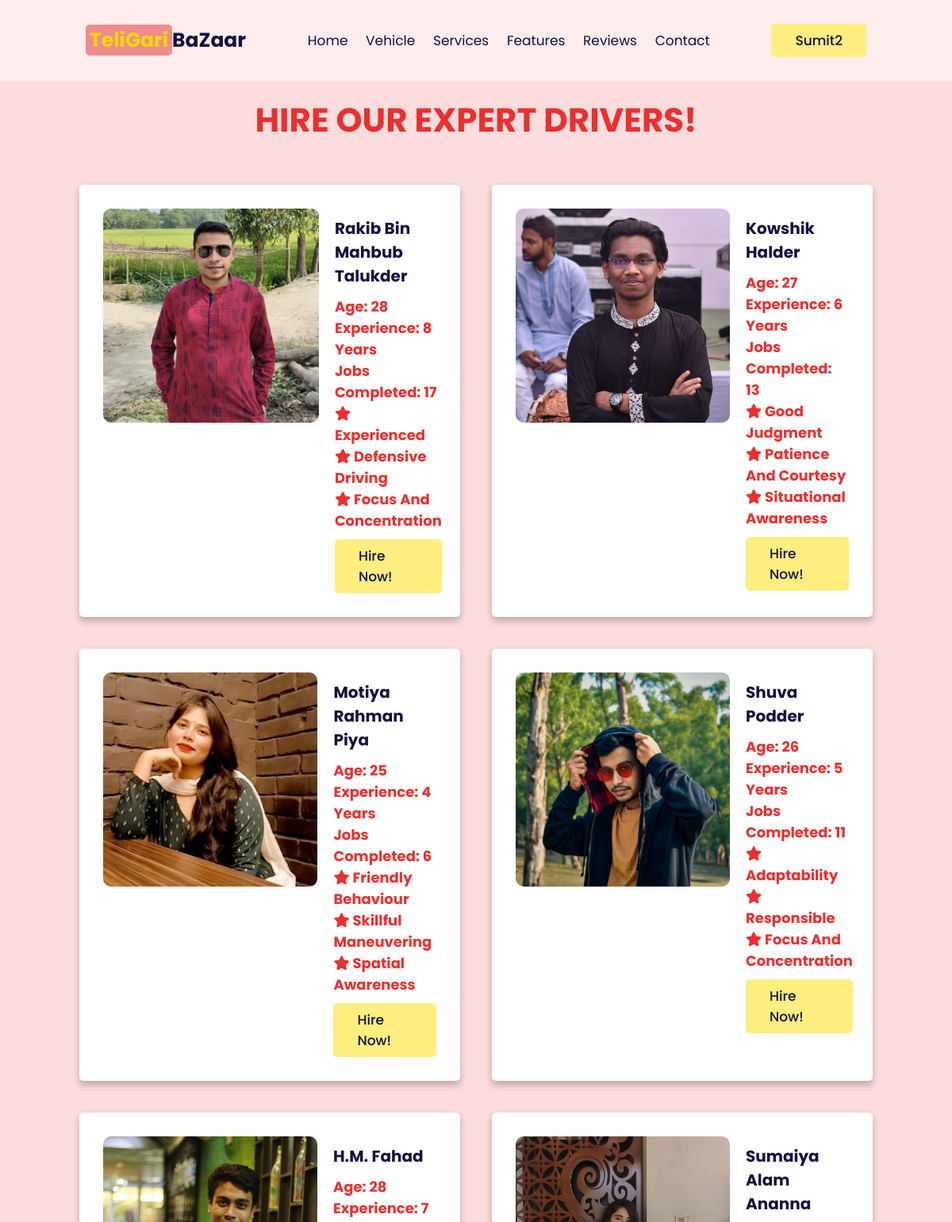
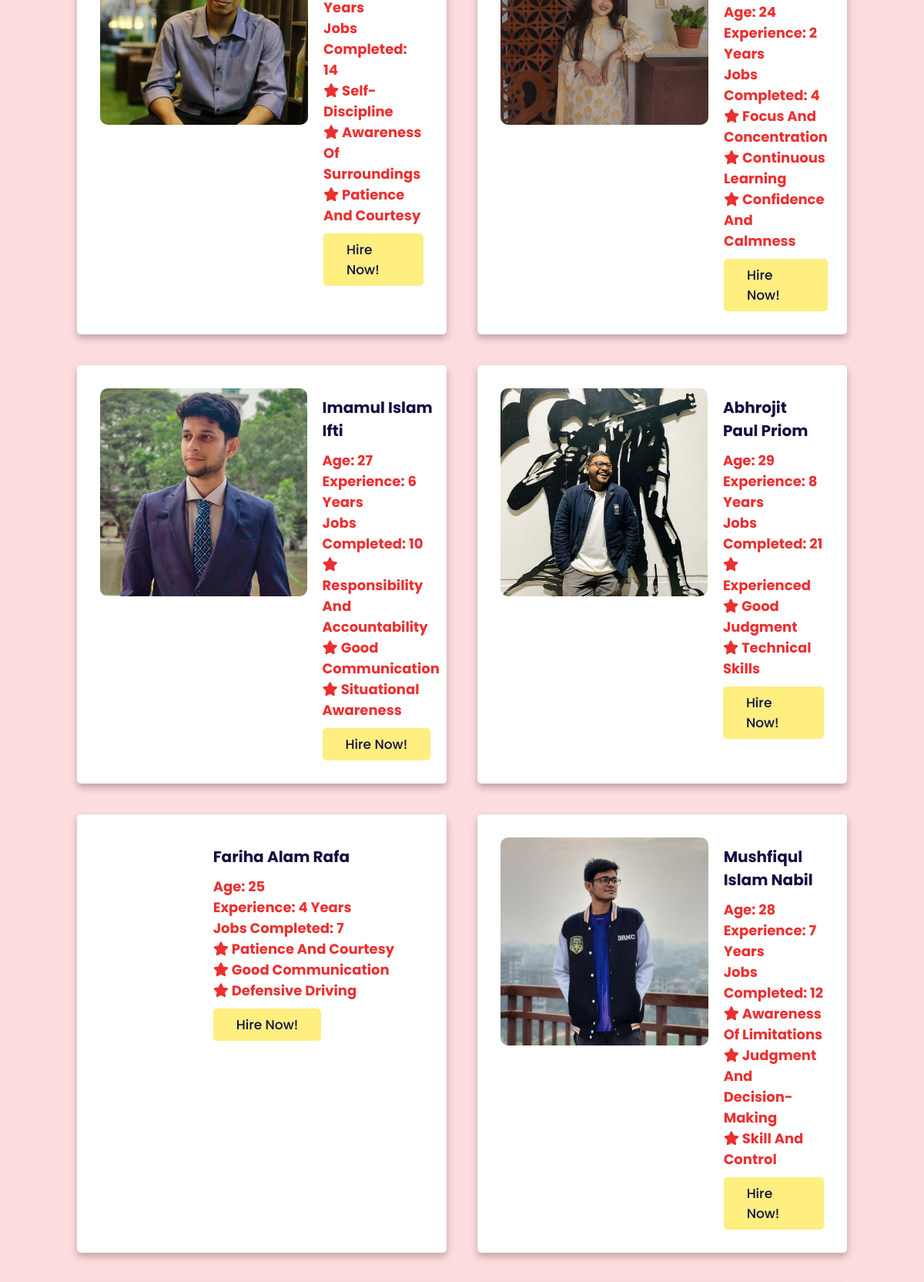
Screenshot of /drivers_user.php (signed in, upper part) with the database file from the repository (2 pictures, top to bottom).
### tables this page shows
CREATE TABLE `drivers` (
  `name` varchar(255) NOT NULL,
  `age` int(11) NOT NULL,
  `experience` varchar(32) NOT NULL,
  `jobs` int(11) NOT NULL,
  `quality1` varchar(255) NOT NULL,
  `quality2` varchar(255) NOT NULL,
  `quality3` varchar(255) NOT NULL,
  `image` varchar(32) NOT NULL
);

### drivers_user.php (the view, shortened to what this page needs)
<?php
@include 'config.php';
$sql = "SELECT * FROM drivers";
$result = $conn->query($sql);
$drives = array();
if ($result->num_rows > 0) {
    while ($row = $result->fetch_assoc()) {
        $drives[] = $row;
    }
}
?>
<!DOCTYPE html>
<html>
<head>
    <link rel="stylesheet" href="https://cdn.jsdelivr.net/npm/swiper@9/swiper-bundle.min.css" />
    <link rel="stylesheet" href="https://cdnjs.cloudflare.com/ajax/libs/font-awesome/6.4.0/css/all.min.css">
    <link rel="stylesheet" href="teligari_controller.css">
</head>
<body>
<header class="header">
    <a href="user_page.php" class="logo"><span>TeliGari</span>BaZaar</a>
    <nav class="navbar">
        <a href="user_page.php#home">home</a>
        <a href="user_page.php#vehicles">vehicle</a>
        <a href="user_page.php#services">services</a>
        <a href="user_page.php#features">features</a>
        <a href="user_page.php#reviews">reviews</a>
        <a href="user_page.php#contact">contact</a>
    </nav>
    <div id="profile-btn" class="profile-btn-container">
        <div class="btn-wrapper">
        <button class="btn">
            <span>
                <?php
                    echo $_SESSION['user_name'];
                ?>
            </span>
        </button>
        </div>
    </div>
</header>
    <h1>Hire our expert Drivers!</h1>
    <div class="driver-container">
    <?php foreach ($drives as $driver): ?>
        <div class="drivers">
            <div class="content">
                <div class="sub-content">
                <img src="images/drivers/<?php echo $driver['image']; ?>" alt="">
                </div>
                <div class="sub-content">
                <h3><?php echo $driver['name']; ?></h3>
                <h4>Age: <?php echo $driver['age']; ?></h4>
                <h4>Experience: <?php echo $driver['experience']; ?></h4>
                <h4>Jobs completed: <?php echo $driver['jobs']; ?></h4>
                <h4><i class="fas fa-star"></i> <?php echo $driver['quality1']; ?></h4>
                <h4><i class="fas fa-star"></i> <?php echo $driver['quality2']; ?></h4>
                <h4><i class="fas fa-star"></i> <?php echo $driver['quality3']; ?></h4>
                <a href="#" class="btn">Hire now!</a>
                </div>
            </div>
        </div>
            <?php endforeach; ?>
    </div>
</body>
</html>

### teligari_controller.css (style rules this page uses)
:root { --yellow: #f9d806; --light-yellow: #ffee80; --black: #130f40; --light-color: #666; --cream: #ee8d8d; --red: #ea3030; --change: rgb(187, 254, 254); --border: .1rem solid rgba(0, 0, 0, 0.139); --box-shadow: 0 .5rem 1rem rgba(0, 0, 0, 0.251); }
* { font-family: 'Poppins', sans-serif; margin: 0; padding: 0; box-sizing: border-box; outline: none; border: none; text-decoration: none; text-transform: capitalize; transition: all 0.2s linear; }
html { font-size: 62.5%; overflow-x: hidden; scroll-padding-top: 7rem; scroll-behavior: smooth; }
body { background: #fcdcdc; }
.header { position: fixed; top: 0; left: 0; right: 0; z-index: 999; background: #fdeded; display: flex; align-items: center; justify-content: space-between; padding: 3rem 9%; }
.header .logo { font-size: 2.5rem; color: var(--black); font-weight: bolder; }
.header .logo span { color: var(--yellow); background-color: var(--cream); border-radius: 5px; padding: 2px 5px; }
.header .navbar a { font-size: 1.7rem; margin: 0 1rem; color: var(--black); }
.header .btn { margin-top: 0; }
.btn-wrapper { display: grid; place-content: center; }
.btn-wrapper button { display: flex; }
.profile-btn-container { position: relative; }
h1 { margin-top: 12rem; text-align: center; font-size: 3.5vw; text-transform: uppercase; color: var(--red); }
.btn { display: inline-block; margin-top: 1rem; border-radius: 0.5rem; background: var(--light-yellow); color: var(--black); font-weight: 500; font-size: 1.7rem; cursor: pointer; padding: 0.8rem 3rem; }
.driver-container { padding-top: 5rem; padding-bottom: 5rem; display: grid; grid-template-columns: repeat(auto-fit, minmax(43rem, 1fr)); gap: 4rem; background: #fcdcdc; margin-left: 10rem; margin-right: 10rem; }
.driver-container .drivers { gap: 1.5rem; padding: 2rem; background: #fff; box-shadow: var(--box-shadow); border-radius: 0.5rem; transform: scale(1); }
.driver-container .drivers img { height: 270px; width: auto; border-radius: 10px; }
.driver-container .drivers .content { display: grid; grid-template-columns: 1fr 2fr; }
.driver-container .drivers .content .sub-content { padding: 1rem; }
.driver-container .drivers .content h3 { font-size: 2rem; padding-top: 1rem; padding-bottom: 1rem; color: var(--black); }
.driver-container .drivers .content h4 { font-size: 1.8rem; color: var(--red); }

### rows the page displays
drivers: image (picture), name "Rakib Bin Mahbub Talukder", age "28", experience "8 Years", jobs "17", quality1 "Experienced", quality2 "Defensive Driving", quality3 "Focus And Concentration"
drivers: image (picture), name "Kowshik Halder", age "27", experience "6 Years", jobs "13", quality1 "Good Judgment", quality2 "Patience And Courtesy", quality3 "Situational Awareness"
drivers: image (picture), name "Motiya Rahman Piya", age "25", experience "4 Years", jobs "6", quality1 "Friendly Behaviour", quality2 "Skillful Maneuvering", quality3 "Spatial Awareness"
drivers: image (picture), name "Shuva Podder", age "26", experience "5 Years", jobs "11", quality1 "Adaptability", quality2 "Responsible", quality3 "Focus And Concentration"
drivers: image (picture), name "H.M. Fahad", age "28", experience "7 Years", jobs "14", quality1 "Self-Discipline", quality2 "Awareness Of Surroundings", quality3 "Patience And Courtesy"
drivers: image (picture), name "Sumaiya Alam Ananna", age "24", experience "2 Years", jobs "4", quality1 "Focus And Concentration", quality2 "Continuous Learning", quality3 "Confidence And Calmness"
drivers: image (picture), name "Imamul Islam Ifti", age "27", experience "6 Years", jobs "10", quality1 "Responsibility And Accountability", quality2 "Good Communication", quality3 "Situational Awareness"
drivers: image (picture), name "Abhrojit Paul Priom", age "29", experience "8 Years", jobs "21", quality1 "Experienced", quality2 "Good Judgment", quality3 "Technical Skills"
drivers: name "Fariha Alam Rafa", age "25", experience "4 Years", jobs "7", quality1 "Patience And Courtesy", quality2 "Good Communication", quality3 "Defensive Driving"
drivers: image (picture), name "Mushfiqul Islam Nabil", age "28", experience "7 Years", jobs "12", quality1 "Awareness Of Limitations", quality2 "Judgment And Decision-Making", quality3 "Skill And Control"

### other values shown
$_SESSION['user_name'] "Sumit2"
